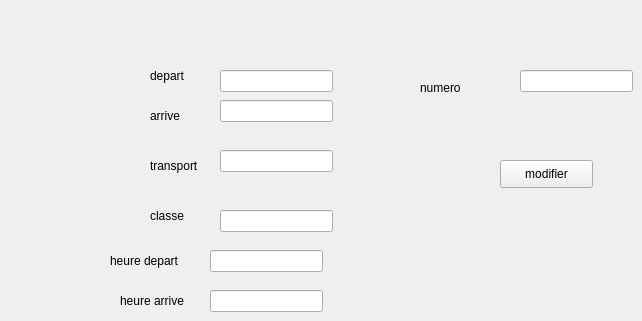
      <widget class="QWidget" name="tab_14">
       <attribute name="title">
        <string>modifier</string>
       </attribute>
       <widget class="QLabel" name="label_29">
        <property name="geometry">
         <rect>
          <x>150</x>
          <y>65</y>
          <width>71</width>
          <height>21</height>
         </rect>
        </property>
        <property name="text">
         <string>depart</string>
        </property>
       </widget>
       <widget class="QLabel" name="label_30">
        <property name="geometry">
         <rect>
          <x>150</x>
          <y>106</y>
          <width>61</width>
          <height>20</height>
         </rect>
        </property>
        <property name="text">
         <string>arrive</string>
        </property>
       </widget>
       <widget class="QLabel" name="label_31">
        <property name="geometry">
         <rect>
          <x>150</x>
          <y>156</y>
          <width>51</width>
          <height>20</height>
         </rect>
        </property>
        <property name="text">
         <string>transport</string>
        </property>
       </widget>
       <widget class="QLabel" name="label_32">
        <property name="geometry">
         <rect>
          <x>150</x>
          <y>205</y>
          <width>61</width>
          <height>21</height>
         </rect>
        </property>
        <property name="text">
         <string>classe</string>
        </property>
       </widget>
       <widget class="QLabel" name="label_33">
        <property name="geometry">
         <rect>
          <x>110</x>
          <y>250</y>
          <width>81</width>
          <height>21</height>
         </rect>
        </property>
        <property name="text">
         <string>heure depart</string>
        </property>
       </widget>
       <widget class="QLabel" name="label_34">
        <property name="geometry">
         <rect>
          <x>120</x>
          <y>290</y>
          <width>71</width>
          <height>21</height>
         </rect>
        </property>
        <property name="text">
         <string>heure arrive</string>
        </property>
       </widget>
       <widget class="QLineEdit" name="lineEdit_8">
        <property name="geometry">
         <rect>
          <x>220</x>
          <y>70</y>
          <width>113</width>
          <height>22</height>
         </rect>
        </property>
       </widget>
       <widget class="QLineEdit" name="lineEdit_9">
        <property name="geometry">
         <rect>
          <x>220</x>
          <y>100</y>
          <width>113</width>
          <height>22</height>
         </rect>
        </property>
       </widget>
       <widget class="QLineEdit" name="lineEdit_10">
        <property name="geometry">
         <rect>
          <x>220</x>
          <y>150</y>
          <width>113</width>
          <height>22</height>
         </rect>
        </property>
       </widget>
       <widget class="QLineEdit" name="lineEdit_12">
        <property name="geometry">
         <rect>
          <x>220</x>
          <y>210</y>
          <width>113</width>
          <height>22</height>
         </rect>
        </property>
       </widget>
       <widget class="QLineEdit" name="lineEdit_13">
        <property name="geometry">
         <rect>
          <x>210</x>
          <y>250</y>
          <width>113</width>
          <height>22</height>
         </rect>
        </property>
       </widget>
       <widget class="QLineEdit" name="lineEdit_14">
        <property name="geometry">
         <rect>
          <x>210</x>
          <y>290</y>
          <width>113</width>
          <height>22</height>
         </rect>
        </property>
       </widget>
       <widget class="QLineEdit" name="lineEdit_15">
        <property name="geometry">
         <rect>
          <x>520</x>
          <y>70</y>
          <width>113</width>
          <height>22</height>
         </rect>
        </property>
        <property name="readOnly">
         <bool>true</bool>
        </property>
       </widget>
       <widget class="QLabel" name="label_35">
        <property name="geometry">
         <rect>
          <x>420</x>
          <y>80</y>
          <width>56</width>
          <height>16</height>
         </rect>
        </property>
        <property name="text">
         <string>numero</string>
        </property>
       </widget>
       <widget class="QPushButton" name="pushButton_9">
        <property name="geometry">
         <rect>
          <x>500</x>
          <y>160</y>
          <width>93</width>
          <height>28</height>
         </rect>
        </property>
        <property name="text">
         <string>modifier</string>
        </property>
       </widget>
      </widget>
